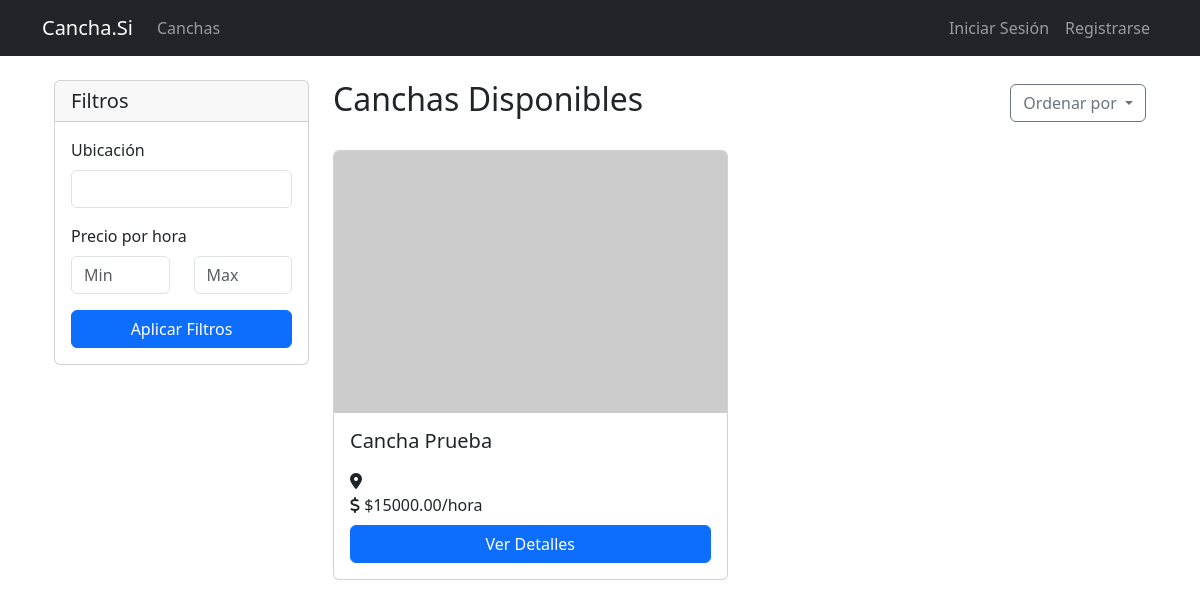
Page /canchas/ on the earlier database version.
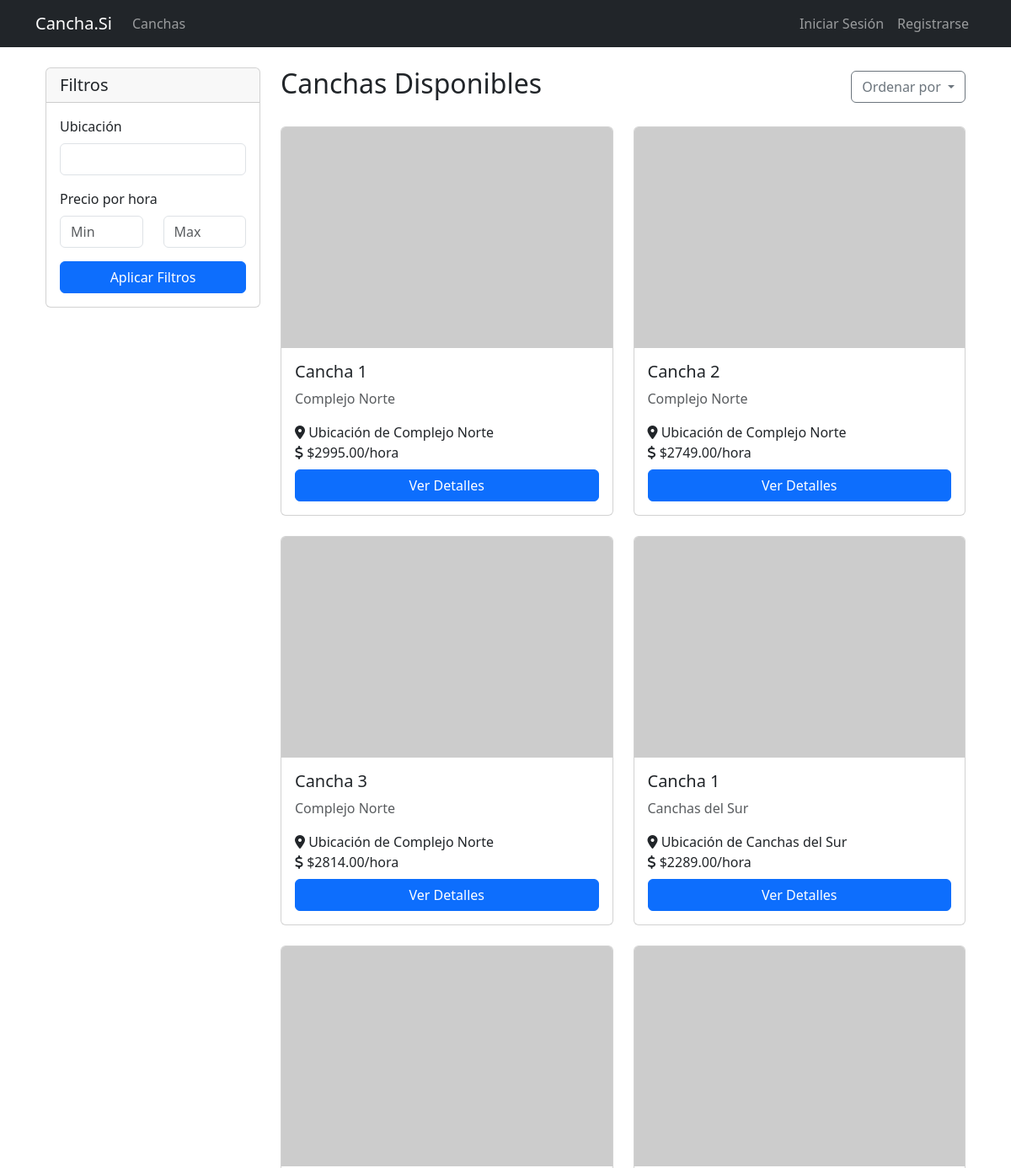
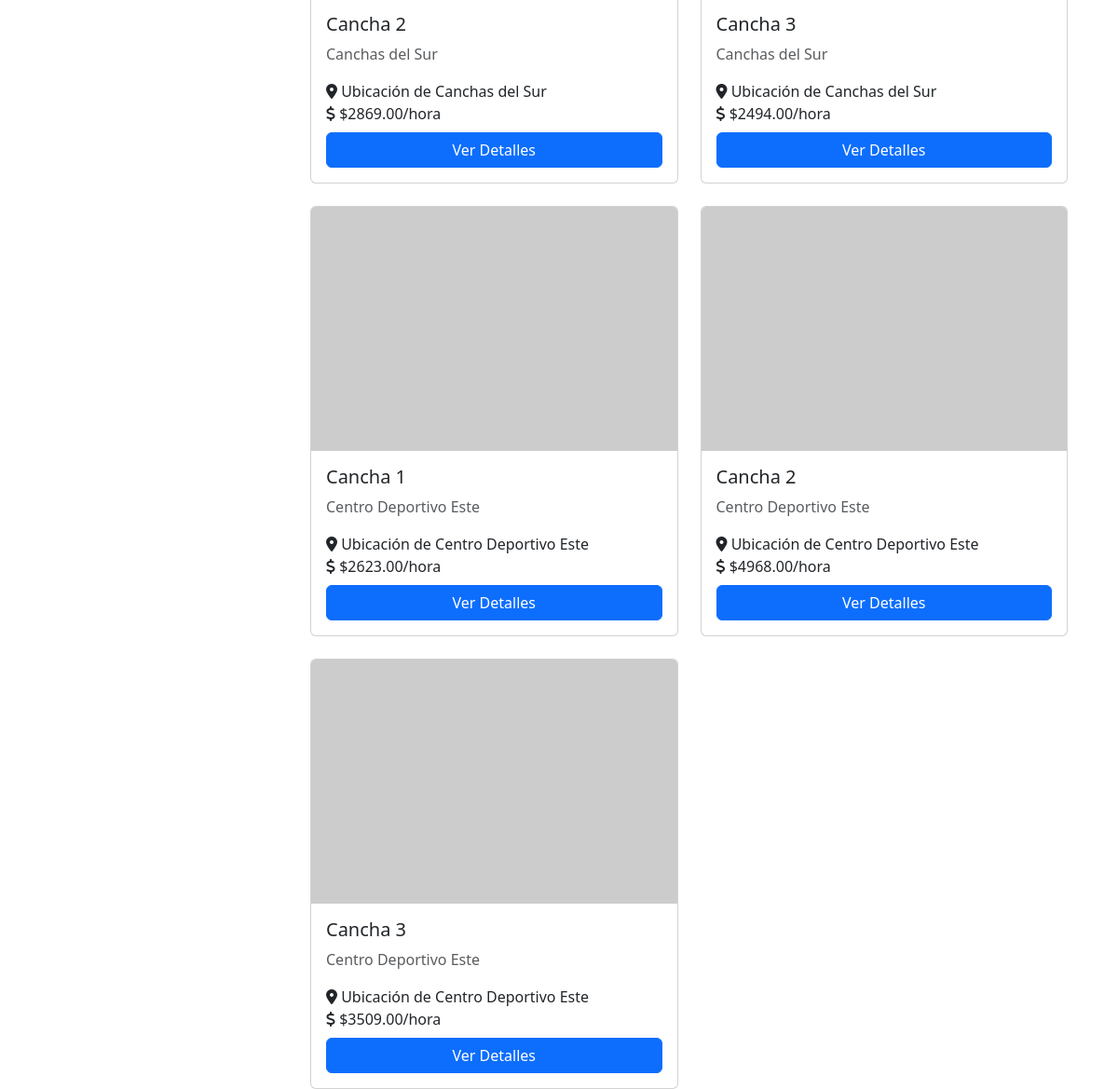
Same page on the later database version (2 pictures, top to bottom).
### canchas/models.py (models this page shows, shortened)
class Cancha(models.Model):
    complejo = models.ForeignKey(Complejo, on_delete=models.CASCADE, related_name='canchas')
    foto = models.ImageField(upload_to='canchas/')
    nombre = models.CharField(max_length=200)
    precio_hora = models.DecimalField(max_digits=8, decimal_places=2)
    servicios = models.JSONField(default=dict)  # Para parrillas, mesas, cantina, etc.

class Complejo(models.Model):
    dueno = models.ForeignKey(PerfilCliente, on_delete=models.CASCADE, related_name='complejos')
    nombre = models.CharField(max_length=200)
    ubicacion = models.CharField(max_length=200)
    telefono = models.CharField(max_length=20)
    stock_cantina = models.JSONField(default=dict)
    ingresos_mensuales = models.DecimalField(max_digits=10, decimal_places=2, default=0)

### canchas/views.py (the view)
# urls.py: path('canchas/', views.lista_canchas, name='lista_canchas'),
def lista_canchas(request):
    ubicacion = request.GET.get('ubicacion')
    precio_min = request.GET.get('precio_min')
    precio_max = request.GET.get('precio_max')
    canchas = Cancha.objects.all()
    if ubicacion:
        canchas = canchas.filter(complejo__ubicacion__icontains=ubicacion)
    if precio_min:
        canchas = canchas.filter(precio_hora__gte=precio_min)
    if precio_max:
        canchas = canchas.filter(precio_hora__lte=precio_max)
    return render(request, 'canchas/lista.html', {
        'canchas': canchas
    })

### templates/canchas/lista.html (shortened to what this page needs)
{% extends 'base.html' %}
{% block content %}
<div class="container mt-4">
    <div class="row">
        <div class="col-md-3">
            <div class="card mb-4">
                <div class="card-header">
                    <h5 class="mb-0">Filtros</h5>
                </div>
                <div class="card-body">
                    <form method="get">
                        <div class="mb-3">
                            <label class="form-label">Ubicación</label>
                            <input type="text" class="form-control" name="ubicacion" value="{{ request.GET.ubicacion }}">
                        </div>
                        <div class="mb-3">
                            <label class="form-label">Precio por hora</label>
                            <div class="row">
                                <div class="col">
                                    <input type="number" class="form-control" name="precio_min" placeholder="Min" value="{{ request.GET.precio_min }}">
                                </div>
                                <div class="col">
                                    <input type="number" class="form-control" name="precio_max" placeholder="Max" value="{{ request.GET.precio_max }}">
                                </div>
                            </div>
                        </div>
                        <div class="d-grid">
                            <button type="submit" class="btn btn-primary">Aplicar Filtros</button>
                        </div>
                    </form>
                </div>
            </div>
        </div>
        <div class="col-md-9">
            <div class="d-flex justify-content-between align-items-center mb-4">
                <h2>Canchas Disponibles</h2>
                <div class="dropdown">
                    <button class="btn btn-outline-secondary dropdown-toggle" type="button" data-bs-toggle="dropdown">
                        Ordenar por
                    </button>
                </div>
            </div>
            {% if canchas %}
                <div class="row row-cols-1 row-cols-md-2 g-4">
                    {% for cancha in canchas %}
                        <div class="col">
                            <div class="card h-100">
                                {% if cancha.foto %}
                                    <img src="{{ cancha.foto.url }}" class="card-img-top" alt="{{ cancha.nombre }}" style="height: 200px; object-fit: cover;">
                                {% else %}
                                    <img src="https://via.placeholder.com/300x200" class="card-img-top" alt="Sin imagen">
                                {% endif %}
                                <div class="card-body">
                                    <h5 class="card-title">{{ cancha.nombre }}</h5>
                                    <p class="card-text text-muted">{{ cancha.complejo.nombre }}</p>
                                    <div class="mb-2">
                                        <i class="fas fa-map-marker-alt"></i> {{ cancha.complejo.ubicacion }}<br>
                                        <i class="fas fa-dollar-sign"></i> ${{ cancha.precio_hora }}/hora
                                    </div>
                                    <div class="d-grid">
                                        <a href="{% url 'canchas:detalle_cancha' cancha.pk %}" class="btn btn-primary">Ver Detalles</a>
                                    </div>
                                </div>
                            </div>
                        </div>
                    {% endfor %}
                </div>
            {% else %}
                <div class="alert alert-info">
                    No se encontraron canchas con los filtros seleccionados.
                </div>
            {% endif %}
        </div>
    </div>
</div>
{% endblock %}

### templates/base.html (shortened to what this page needs)
{% load static %}
<!DOCTYPE html>
<html lang="es">
<head>
    <link href="https://cdn.jsdelivr.net/npm/bootstrap@5.3.2/dist/css/bootstrap.min.css" rel="stylesheet">
    <link rel="stylesheet" href="https://cdnjs.cloudflare.com/ajax/libs/font-awesome/6.0.0/css/all.min.css">
</head>
<body>
    <nav class="navbar navbar-expand-lg navbar-dark bg-dark">
        <div class="container">
            <a class="navbar-brand" href="{% url 'home' %}">Cancha.Si</a>
            <div class="collapse navbar-collapse" id="navbarNav">
                <ul class="navbar-nav me-auto">
                    <li class="nav-item">
                        <a class="nav-link" href="{% url 'canchas:lista_canchas' %}">Canchas</a>
                    </li>
                </ul>
                <ul class="navbar-nav">
                    {% if user.is_authenticated %}
                        <li class="nav-item">
                            <a class="nav-link" href="{% url 'usuarios:perfil' %}">Mi Perfil</a>
                        </li>
                        <li class="nav-item">
                            <a class="nav-link" href="{% url 'usuarios:logout' %}">Cerrar Sesión</a>
                        </li>
                    {% else %}
                        <li class="nav-item">
                            <a class="nav-link" href="{% url 'usuarios:login' %}">Iniciar Sesión</a>
                        </li>
                        <li class="nav-item">
                            <a class="nav-link" href="{% url 'usuarios:registro' %}">Registrarse</a>
                        </li>
                    {% endif %}
                </ul>
            </div>
        </div>
    </nav>
    <main class="container mt-4">
        {% block content %}{% endblock %}
    </main>
    <div class="position-fixed bottom-0 end-0 p-3" style="z-index: 1050">
    </div>
</body>
</html>

Differences in the rows shown:
removed Cancha: nombre "Cancha Prueba", precio_hora "15000.00"
added Cancha: nombre "Cancha 1", complejo.nombre "Complejo Norte", complejo.ubicacion "Ubicación de Complejo Norte", precio_hora "2995.00"
added Cancha: nombre "Cancha 2", complejo.nombre "Complejo Norte", complejo.ubicacion "Ubicación de Complejo Norte", precio_hora "2749.00"
added Cancha: nombre "Cancha 3", complejo.nombre "Complejo Norte", complejo.ubicacion "Ubicación de Complejo Norte", precio_hora "2814.00"
added Cancha: nombre "Cancha 1", complejo.nombre "Canchas del Sur", complejo.ubicacion "Ubicación de Canchas del Sur", precio_hora "2289.00"
added Cancha: nombre "Cancha 2", complejo.nombre "Canchas del Sur", complejo.ubicacion "Ubicación de Canchas del Sur", precio_hora "2869.00"
added Cancha: nombre "Cancha 3", complejo.nombre "Canchas del Sur", complejo.ubicacion "Ubicación de Canchas del Sur", precio_hora "2494.00"
added Cancha: nombre "Cancha 1", complejo.nombre "Centro Deportivo Este", complejo.ubicacion "Ubicación de Centro Deportivo Este", precio_hora "2623.00"
added Cancha: nombre "Cancha 2", complejo.nombre "Centro Deportivo Este", complejo.ubicacion "Ubicación de Centro Deportivo Este", precio_hora "4968.00"
added Cancha: nombre "Cancha 3", complejo.nombre "Centro Deportivo Este", complejo.ubicacion "Ubicación de Centro Deportivo Este", precio_hora "3509.00"
